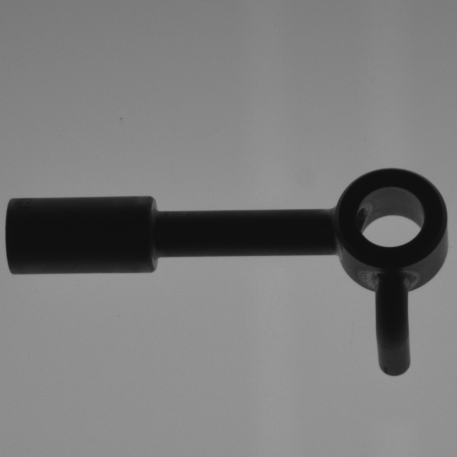
#> input picture data/sample-for-tets.bmp, 457 x 457 px, given in place of sample-2-3.bmp, which was not available
$ python template_matching.py
#> lines starting #> are read from the running program, lines starting #| are printed output that depends on the picture; pictures that were not available may be replaced by others from this repository, and a replacement may not be noted
import cv2
import numpy as np
import imutils as imu

# doc anh va template
sr0 = cv2.imread("data/sample-2-3.bmp")
#> sr0 is the input picture: shape (457, 457, 3); min 14, max 155, mean 122
img_src = cv2.cvtColor(sr0,cv2.COLOR_BGR2GRAY)

sr1= cv2.imread("data/sample_for_template.bmp")
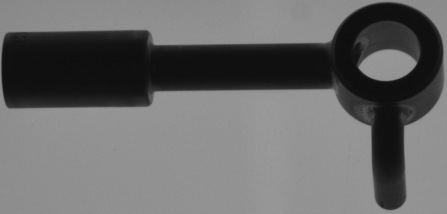
#> input picture data/sample_for_template.bmp, 447 x 214 px
#> sr1 is the input picture: shape (214, 447, 3); min 14, max 155, mean 105.1
img_template = cv2.cvtColor(sr1,cv2.COLOR_BGR2GRAY)
best= 0
cv2.imshow("besT template angle",img_template)

# list method co the dung khi matching template eval(cv2.TM_CCOEFF),eval(cv2.TM_CCORR_NORMED),eval(cv2.TM_CCORR),eval(cv2.TM_SQDIFF),cv2.TM_SQDIFF_NORMED
method = eval("cv2.TM_CCOEFF_NORMED")
h, w = img_template.shape[::]
#> h = 214; w = 447

threshold = 0.0
topleft = [0,0]
# resolve angel problem
for i in range(0,181,1):
    src_rotate = imu.rotate(img_src,i)
    res = cv2.matchTemplate(src_rotate,img_template, method)
    # xác dịnh tọa độ và vẽ khung cho template trên ảnh
    minval, maxval, minloc, maxloc = cv2.minMaxLoc(res)
    if(maxval>=threshold):
        print(threshold,':',i)
        best = i
        threshold = maxval
        topleft = maxloc
#> this loop made 181 passes
#> (minval, maxval, minloc, threshold, topleft) on pass 1: (-0.341, 1, (1, 59), 1, (4, 166))
#> (minval, maxval, minloc, maxloc) on passes 2 to 7: (-0.333, 0.976, (0, 60), (5, 165)), (-0.324, 0.936, (10, 59), (5, 165)), (-0.315, 0.893, (8, 57), (7, 165)), (-0.306, 0.847, (6, 54), (8, 166)), (-0.296, 0.8, (4, 51), (9, 166)), (-0.286, 0.753, (2, 49), (10, 166))
#> pass 2, `src_rotate = imu.rotate(img_src,i)`:
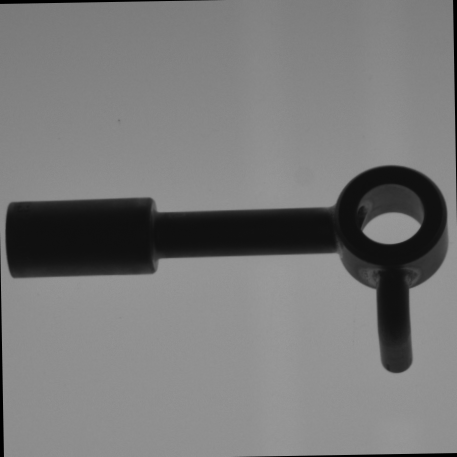
#> src_rotate: shape (457, 457); min 0, max 154, mean 120.9
#> pass 3, `src_rotate = imu.rotate(img_src,i)`:
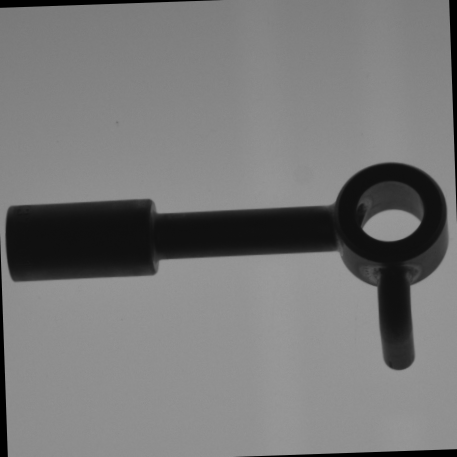
#> src_rotate: shape (457, 457); min 0, max 154, mean 119.8
#> after the loop:
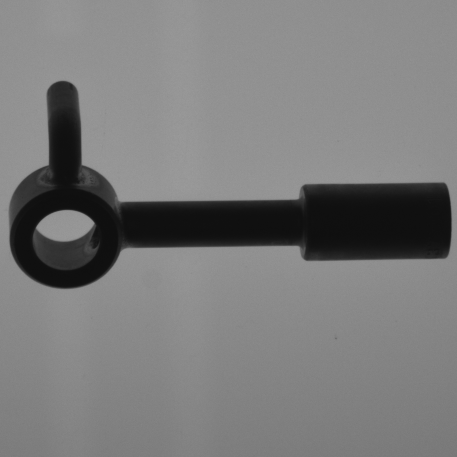
#> src_rotate: shape (457, 457); min 14, max 155, mean 122
#> after the loop, best = 0; threshold = 1

#     de ve hinh chu nhat thi can biet toa do 2 goc cheo
bottomright= (topleft[0]+w,topleft[1]+h)
#> bottomright = (451, 380)
sr0 = imu.rotate(img_src,best)
cv2.rectangle(sr0,topleft,bottomright,(0,255,255),1)
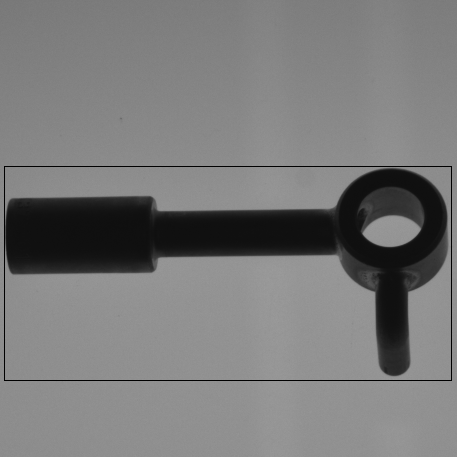
#> sr0: shape (457, 457); min 0, max 155, mean 121.1

cv2.imshow("dectect",sr0)

cv2.waitKey(0)
cv2. destroyAllWindows
